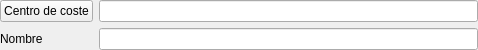
<?xml version="1.0" encoding="UTF-8"?>
<ui version="4.0">
 <class>Form</class>
 <widget class="QWidget" name="Form">
  <property name="geometry">
   <rect>
    <x>0</x>
    <y>0</y>
    <width>478</width>
    <height>50</height>
   </rect>
  </property>
  <property name="windowTitle">
   <string>Subcentros de coste</string>
  </property>
  <layout class="QGridLayout" name="gridLayout">
   <property name="margin">
    <number>0</number>
   </property>
   <item row="0" column="0">
    <widget class="DBChooseRecordButton" name="db_idconcepto">
     <property name="text">
      <string>Centro de coste</string>
     </property>
     <property name="fieldName">
      <string>idconcepto</string>
     </property>
     <property name="dataEditable">
      <bool>true</bool>
     </property>
    </widget>
   </item>
   <item row="0" column="1">
    <widget class="DBLineEdit" name="db_conceptoscaja_nombre">
     <property name="fieldName">
      <string>conceptoscaja.nombre</string>
     </property>
    </widget>
   </item>
   <item row="1" column="0">
    <widget class="QLabel" name="label">
     <property name="text">
      <string>Nombre</string>
     </property>
    </widget>
   </item>
   <item row="1" column="1">
    <widget class="DBLineEdit" name="db_nombre">
     <property name="fieldName">
      <string>nombre</string>
     </property>
     <property name="dataEditable">
      <bool>true</bool>
     </property>
    </widget>
   </item>
  </layout>
 </widget>
 <customwidgets>
  <customwidget>
   <class>DBChooseRecordButton</class>
   <extends>QPushButton</extends>
   <header>widgets/dbchooserecordbutton.h</header>
  </customwidget>
  <customwidget>
   <class>DBLineEdit</class>
   <extends>QLineEdit</extends>
   <header>widgets/dblineedit.h</header>
  </customwidget>
 </customwidgets>
 <resources/>
 <connections/>
</ui>
